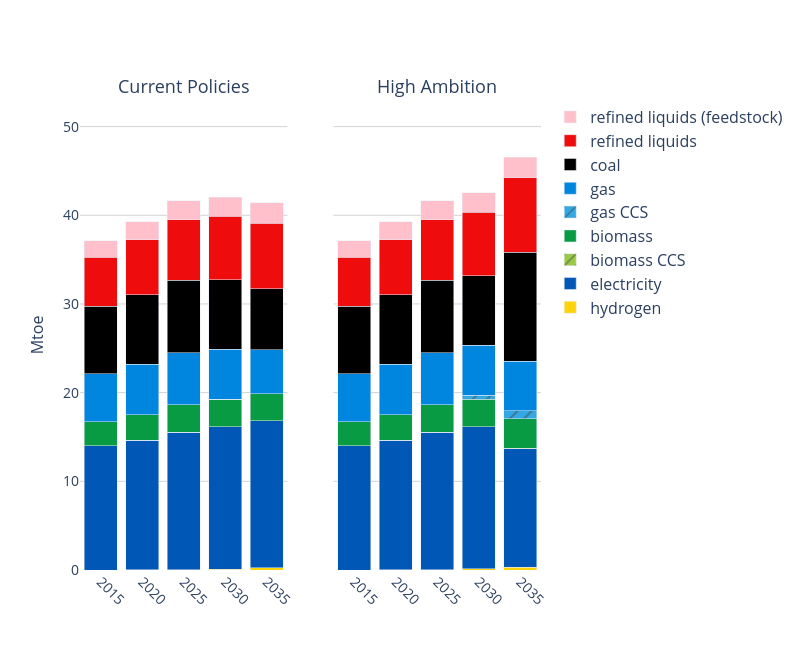

Source (notebook cell):
### Code cell
# ------------------------------
# G) Other industry energy by fuel (excl. I&S, Chemical, Cement)
# ------------------------------
dfG, _ = run_query(conn, q_idx)  # q_idx=100
dfG["ind"]    = cat_sector(dfG["sector"])
dfG["energy"] = dfG.apply(cat_energy_other, axis=1)
mask_other = ~dfG["ind"].isin(["Iron and Steel", "Chemical", "Cement"])
dfG = dfG[(dfG["Year"] >= 2015) & mask_other].copy()
dfG["value"] *= EJ_TO_MTOE
two_panel_stack(
    dfG, category="energy", years=YEARS_2015_2050,
    out_png="./fig/otherInd.png", y_max=53,
    colors=FUEL_COLORS, patterns=FUEL_PATTERNS
)

### Figure 1 — Plotly figure (JSON) as saved in the notebook; plotly's stock layout.template omitted (floating-point values rounded to 4 significant figures)
{"data": [{"marker": {"color": "#FED30B"}, "name": "hydrogen", "showlegend": true, "type": "bar", "x": [2020, 2025, 2030, 2035], "xaxis": "x", "y": [0.001322, 0.02395, 0.09624, 0.2492], "yaxis": "y"}, {"marker": {"color": "#0057B5"}, "name": "electricity", "showlegend": true, "type": "bar", "x": [2015, 2020, 2025, 2030, 2035], "xaxis": "x", "y": [14.0, 14.65, 15.53, 16.04, 16.59], "yaxis": "y"}, {"marker": {"color": "rgb(153, 201, 69)", "pattern": {"shape": "/"}}, "name": "biomass CCS", "showlegend": true, "type": "bar", "x": [2020, 2025, 2030, 2035], "xaxis": "x", "y": [5.312e-05, 0.0005121, 0.003439, 0.0139], "yaxis": "y"}, {"marker": {"color": "#099B43"}, "name": "biomass", "showlegend": true, "type": "bar", "x": [2015, 2020, 2025, 2030, 2035], "xaxis": "x", "y": [2.709, 2.871, 3.061, 3.095, 3.047], "yaxis": "y"}, {"marker": {"color": "#33A8E2", "pattern": {"shape": "/"}}, "name": "gas CCS", "showlegend": true, "type": "bar", "x": [2025, 2030, 2035], "xaxis": "x", "y": [2.959e-07, 1.957e-06, 8.631e-06], "yaxis": "y"}, {"marker": {"color": "#0186E0"}, "name": "gas", "showlegend": true, "type": "bar", "x": [2015, 2020, 2025, 2030, 2035], "xaxis": "x", "y": [5.404, 5.687, 5.863, 5.64, 4.961], "yaxis": "y"}, {"marker": {"color": "#000000"}, "name": "coal", "showlegend": true, "type": "bar", "x": [2015, 2020, 2025, 2030, 2035], "xaxis": "x", "y": [7.612, 7.807, 8.177, 7.858, 6.853], "yaxis": "y"}, {"marker": {"color": "#EF0C0C"}, "name": "refined liquids", "showlegend": true, "type": "bar", "x": [2015, 2020, 2025, 2030, 2035], "xaxis": "x", "y": [5.517, 6.216, 6.87, 7.136, 7.392], "yaxis": "y"}, {"marker": {"color": "pink"}, "name": "refined liquids (feedstock)", "showlegend": true, "type": "bar", "x": [2015, 2020, 2025, 2030, 2035], "xaxis": "x", "y": [1.879, 2.012, 2.117, 2.18, 2.278], "yaxis": "y"}, {"marker": {"color": "#FED30B"}, "name": "hydrogen", "showlegend": false, "type": "bar", "x": [2020, 2025, 2030, 2035], "xaxis": "x2", "y": [0.001322, 0.02395, 0.1255, 0.2993], "yaxis": "y2"}, {"marker": {"color": "#0057B5"}, "name": "electricity", "showlegend": false, "type": "bar", "x": [2015, 2020, 2025, 2030, 2035], "xaxis": "x2", "y": [14.0, 14.65, 15.53, 16.03, 13.39], "yaxis": "y2"}, {"marker": {"color": "rgb(153, 201, 69)", "pattern": {"shape": "/"}}, "name": "biomass CCS", "showlegend": false, "type": "bar", "x": [2020, 2025, 2030, 2035], "xaxis": "x2", "y": [5.312e-05, 0.0005121, 0.004114, 0.01631], "yaxis": "y2"}, {"marker": {"color": "#099B43"}, "name": "biomass", "showlegend": false, "type": "bar", "x": [2015, 2020, 2025, 2030, 2035], "xaxis": "x2", "y": [2.709, 2.871, 3.061, 3.101, 3.326], "yaxis": "y2"}, {"marker": {"color": "#33A8E2", "pattern": {"shape": "/"}}, "name": "gas CCS", "showlegend": false, "type": "bar", "x": [2025, 2030, 2035], "xaxis": "x2", "y": [2.959e-07, 0.4653, 0.928], "yaxis": "y2"}, {"marker": {"color": "#0186E0"}, "name": "gas", "showlegend": false, "type": "bar", "x": [2015, 2020, 2025, 2030, 2035], "xaxis": "x2", "y": [5.404, 5.687, 5.863, 5.639, 5.597], "yaxis": "y2"}, {"marker": {"color": "#000000"}, "name": "coal", "showlegend": false, "type": "bar", "x": [2015, 2020, 2025, 2030, 2035], "xaxis": "x2", "y": [7.612, 7.807, 8.177, 7.844, 12.28], "yaxis": "y2"}, {"marker": {"color": "#EF0C0C"}, "name": "refined liquids", "showlegend": false, "type": "bar", "x": [2015, 2020, 2025, 2030, 2035], "xaxis": "x2", "y": [5.517, 6.216, 6.87, 7.141, 8.369], "yaxis": "y2"}, {"marker": {"color": "pink"}, "name": "refined liquids (feedstock)", "showlegend": false, "type": "bar", "x": [2015, 2020, 2025, 2030, 2035], "xaxis": "x2", "y": [1.879, 2.012, 2.117, 2.176, 2.334], "yaxis": "y2"}], "layout": {"annotations": [{"font": {"size": 18}, "showarrow": false, "text": "Current Policies", "x": 0.225, "xanchor": "center", "xref": "paper", "y": 1, "yanchor": "bottom", "yref": "paper"}, {"font": {"size": 18}, "showarrow": false, "text": "High Ambition", "x": 0.775, "xanchor": "center", "xref": "paper", "y": 1, "yanchor": "bottom", "yref": "paper"}], "barmode": "stack", "height": 650, "legend": {"font": {"size": 16}, "traceorder": "reversed", "x": 1.02, "y": 1}, "plot_bgcolor": "rgba(0,0,0,0)", "title": {"font": {"size": 24}, "x": 0.5}, "width": 800, "xaxis": {"anchor": "y", "domain": [0, 0.45], "tickangle": 45, "tickfont": {"size": 14}, "ticktext": ["2015", "2020", "2025", "2030", "2035", "2040", "2045", "2050"], "tickvals": [2015, 2020, 2025, 2030, 2035, 2040, 2045, 2050], "title": {"font": {"size": 16}}}, "xaxis2": {"anchor": "y2", "domain": [0.55, 1], "tickangle": 45, "tickfont": {"size": 14}, "ticktext": ["2015", "2020", "2025", "2030", "2035", "2040", "2045", "2050"], "tickvals": [2015, 2020, 2025, 2030, 2035, 2040, 2045, 2050], "title": {"font": {"size": 16}}}, "yaxis": {"anchor": "x", "domain": [0, 1], "gridcolor": "lightgray", "range": [0, 53], "showgrid": true, "tickfont": {"size": 14}, "title": {"font": {"size": 16}, "text": "Mtoe"}}, "yaxis2": {"anchor": "x2", "domain": [0, 1], "gridcolor": "lightgray", "matches": "y", "range": [0, 53], "showgrid": true, "showticklabels": false, "tickfont": {"size": 14}}}}
